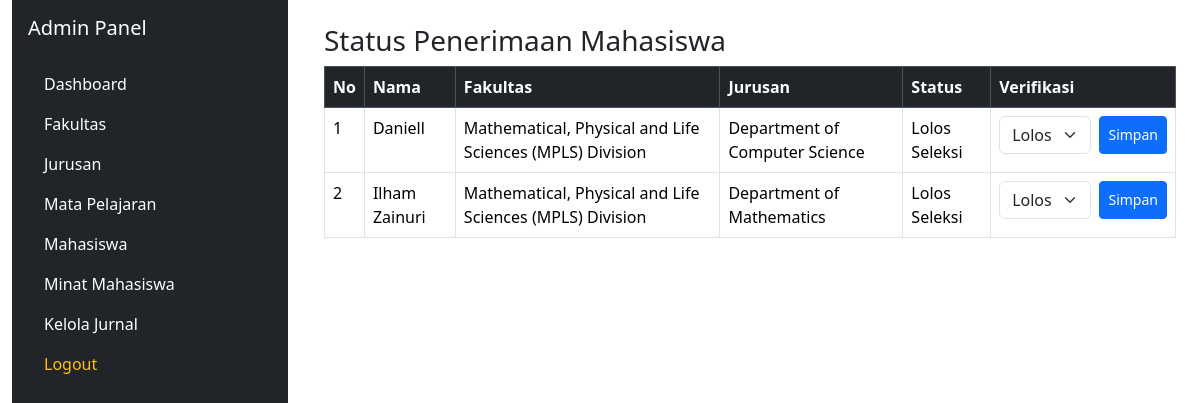
/build/cms/admin.php, run on the app's committed database.
### tables this page shows
CREATE TABLE `student` (
  `id` int(11) NOT NULL,
  `full_name` varchar(100) DEFAULT NULL,
  `domicile` varchar(100) DEFAULT NULL,
  `previous_school` varchar(100) DEFAULT NULL,
  `phone_number` varchar(20) DEFAULT NULL,
  `email` varchar(100) DEFAULT NULL,
  `faculty_id` int(11) DEFAULT NULL,
  `major_id` int(11) DEFAULT NULL,
  `username` varchar(50) DEFAULT NULL,
  `password` varchar(255) DEFAULT NULL,
  `foto` varchar(255) DEFAULT NULL,
  `status_penerimaan` enum('Belum Diterima','Lolos Seleksi','Ditolak') DEFAULT 'Belum Diterima'
);

CREATE TABLE `fakultas` (
  `id_fakultas` int(11) NOT NULL,
  `nama_fakultas` varchar(150) NOT NULL
);

CREATE TABLE `jurusan` (
  `id_jurusan` int(11) NOT NULL,
  `nama_jurusan` varchar(150) NOT NULL,
  `id_fakultas` int(11) DEFAULT NULL
);

### build/cms/admin.php (the view, shortened to what this page needs)
<?php
include '../../db-connection/koneksi.php';
$mahasiswa = mysqli_query($conn, "
SELECT student.*, jurusan.nama_jurusan, fakultas.nama_fakultas
FROM student
JOIN jurusan ON student.major_id = jurusan.id_jurusan
JOIN fakultas ON student.faculty_id = fakultas.id_fakultas
ORDER BY student.full_name ASC
");
?>
<!DOCTYPE html>
<html lang="en">
<head>
  <link href="https://cdn.jsdelivr.net/npm/bootstrap@5.3.2/dist/css/bootstrap.min.css" rel="stylesheet">
</head>
<body>
<div class="container-fluid">
  <div class="row">
    <div class="col-3">
      <?php include 'sidebar.php'; ?>
    </div>
    <div class="col-9 p-4">
      <h3>Status Penerimaan Mahasiswa</h3>
      <table class="table table-bordered">
        <thead class="table-dark">
          <tr>
            <th>No</th>
            <th>Nama</th>
            <th>Fakultas</th>
            <th>Jurusan</th>
            <th>Status</th>
            <th>Verifikasi</th>
          </tr>
        </thead>
        <tbody>
          <?php $no = 1; while($m = mysqli_fetch_assoc($mahasiswa)): ?>
          <tr>
            <td><?= $no++ ?></td>
            <td><?= $m['full_name'] ?></td>
            <td><?= $m['nama_fakultas'] ?></td>
            <td><?= $m['nama_jurusan'] ?></td>
            <td><?= $m['status_penerimaan'] ?? '-' ?></td>
            <td>
              <form method="POST" class="d-flex">
                <select name="status" class="form-select me-2">
                  <option value="Lolos Seleksi" <?= ($m['status_penerimaan'] == 'Lolos Seleksi') ? 'selected' : '' ?>>Lolos Seleksi</option>
                </select>
                <button type="submit" name="verifikasi" class="btn btn-primary btn-sm">Simpan</button>
              </form>
            </td>
          </tr>
          <?php endwhile; ?>
        </tbody>
      </table>
    </div>
  </div>
</div>
</body>
</html>

### data on the page
student: full_name "Daniell", faculty.nama_fakultas "Mathematical, Physical and Life Sciences (MPLS) Division", major.nama_jurusan "Department of Computer Science", status_penerimaan "Lolos Seleksi", status "Lolos Seleksi"
student: full_name "Ilham Zainuri", faculty.nama_fakultas "Mathematical, Physical and Life Sciences (MPLS) Division", major.nama_jurusan "Department of Mathematics", status_penerimaan "Lolos Seleksi", status "Lolos Seleksi"
